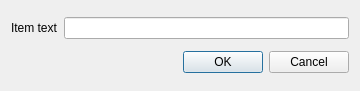
<?xml version="1.0" encoding="UTF-8"?>
<ui version="4.0">
 <class>QgsComposerLegendItemDialogBase</class>
 <widget class="QDialog" name="QgsComposerLegendItemDialogBase">
  <property name="geometry">
   <rect>
    <x>0</x>
    <y>0</y>
    <width>360</width>
    <height>91</height>
   </rect>
  </property>
  <property name="windowTitle">
   <string>Legend item properties</string>
  </property>
  <layout class="QGridLayout">
   <item row="0" column="0">
    <widget class="QLabel" name="mItemTextLabel">
     <property name="text">
      <string>Item text</string>
     </property>
     <property name="buddy">
      <cstring>mItemTextLineEdit</cstring>
     </property>
    </widget>
   </item>
   <item row="0" column="1">
    <widget class="QLineEdit" name="mItemTextLineEdit"/>
   </item>
   <item row="1" column="0" colspan="2">
    <widget class="QDialogButtonBox" name="buttonBox">
     <property name="orientation">
      <enum>Qt::Horizontal</enum>
     </property>
     <property name="standardButtons">
      <set>QDialogButtonBox::Cancel|QDialogButtonBox::Ok</set>
     </property>
    </widget>
   </item>
  </layout>
 </widget>
 <tabstops>
  <tabstop>mItemTextLineEdit</tabstop>
  <tabstop>buttonBox</tabstop>
 </tabstops>
 <resources/>
 <connections>
  <connection>
   <sender>buttonBox</sender>
   <signal>accepted()</signal>
   <receiver>QgsComposerLegendItemDialogBase</receiver>
   <slot>accept()</slot>
   <hints>
    <hint type="sourcelabel">
     <x>257</x>
     <y>76</y>
    </hint>
    <hint type="destinationlabel">
     <x>157</x>
     <y>274</y>
    </hint>
   </hints>
  </connection>
  <connection>
   <sender>buttonBox</sender>
   <signal>rejected()</signal>
   <receiver>QgsComposerLegendItemDialogBase</receiver>
   <slot>reject()</slot>
   <hints>
    <hint type="sourcelabel">
     <x>325</x>
     <y>76</y>
    </hint>
    <hint type="destinationlabel">
     <x>286</x>
     <y>274</y>
    </hint>
   </hints>
  </connection>
 </connections>
</ui>
